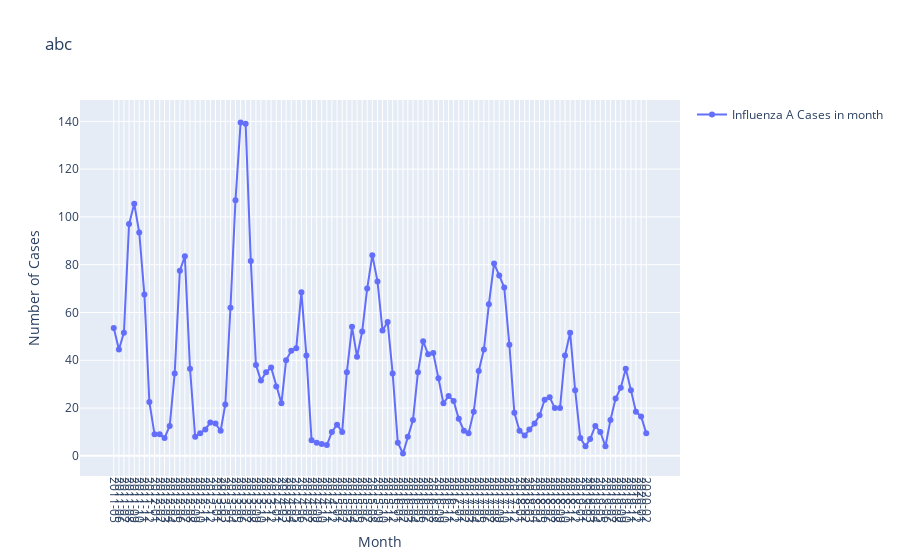

This figure's notebook cell:
### Code cell
import pandas as pd

def moving_average(data, window_size):
    return data.rolling(window=window_size).mean()
ma_df = df[["Month", "case"]]
# Áp dụng Moving Average Filter
window_size = 2  # Bạn có thể điều chỉnh kích thước cửa sổ tùy ý
ma_df['case_ma'] = moving_average(ma_df['case'], window_size)
ma_df = ma_df.dropna()
# ma_df['case_ma'].plot()

fig = go.Figure()
fig.add_trace(go.Scatter(x=ma_df['Month'], y=ma_df['case_ma'], mode='lines+markers', name=f'Influenza A Cases in month'))
fig.update_layout(
    title='abc',
    xaxis=dict(
        title='Month',
        tickvals=ma_df['Month'],  
        tickformat='%Y-%m',
        tickangle=90,
    ),
    yaxis=dict(title='Number of Cases'),
    showlegend=True,
)

# Show plot
fig.show()
